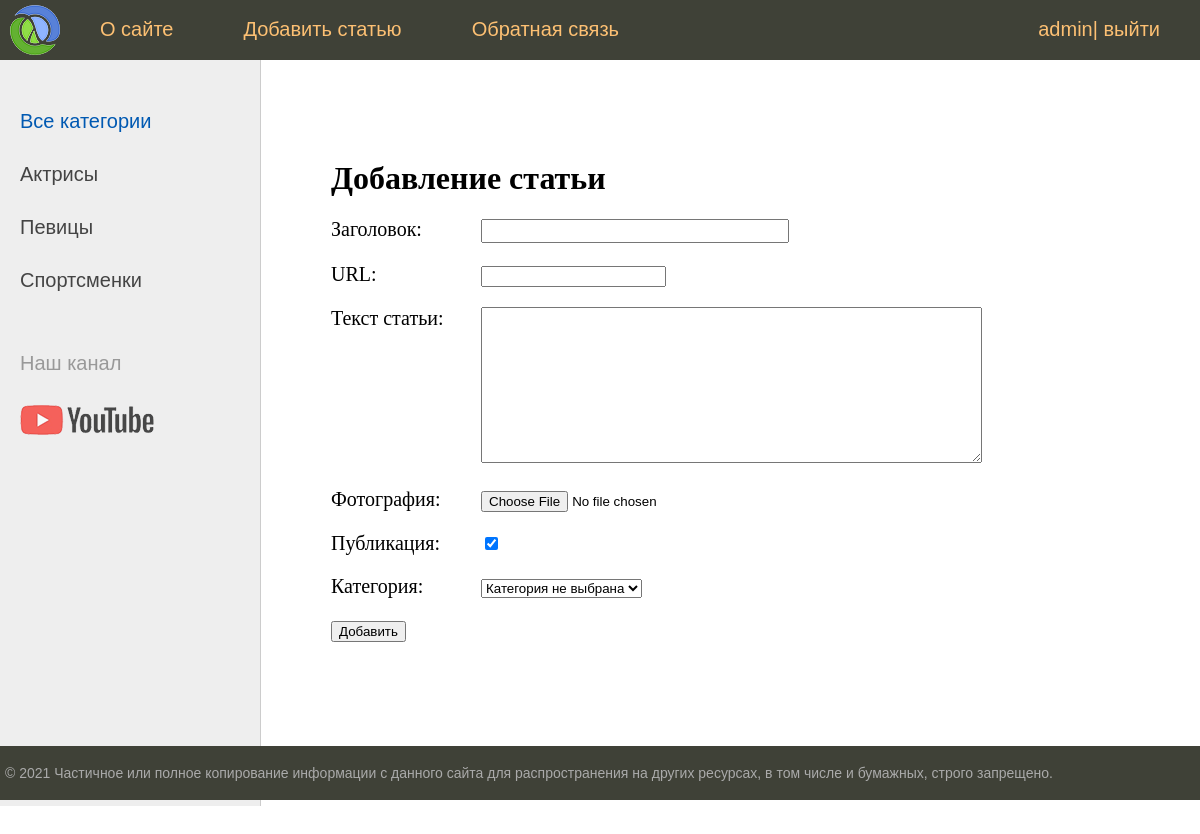
The page /blog/addpage/ (signed in) on the database its author committed.
### blog/models.py (models this page shows)
class Category(models.Model):
    name = models.CharField(max_length=100, db_index=True, verbose_name = 'Категория')
    slug = models.SlugField(max_length=255, unique=True, db_index=True, verbose_name="URL")
    def __str__(self):
        return self.name
    def get_absolute_url(self):
        return reverse('category', kwargs={'cat_slug': self.slug})
    class Meta:
        verbose_name = 'Категория'
        verbose_name_plural = 'Категория'
        ordering = ['id']

### blog/views.py (the view)
# urls.py: path('addpage/', AddPage.as_view(), name='add_page'),
class AddPage(LoginRequiredMixin, DataMixin,CreateView):
    form_class = AddPostForm
    template_name = 'blog/addpage.html'
    success_url = reverse_lazy('home')
    login_url = reverse_lazy('home')
    raise_exception = True
    def get_context_data(self, *, object_list=None, **kwargs):
        context = super().get_context_data(**kwargs)
        c_def = self.get_user_context(title="Добавление статьи")
        return dict(list(context.items()) + list(c_def.items()))

### blog/forms.py (shortened to what this page needs)
class AddPostForm(forms.ModelForm):
    def __init__(self, *args, **kwargs):
        super().__init__(*args, **kwargs)
        self.fields['cat'].empty_label = "Категория не выбрана"
    class Meta:
        model = Blog
        fields = ['title', 'slug', 'content','photo', 'is_published', 'cat']
        widgets = {
            'title': forms.TextInput(attrs={'class':'form-input'}),
            'content': forms.Textarea(attrs={'cols':60, 'rowa':10})
        }

### blog/utils.py (called while the page is built)
        def get_user_context(self, **kwargs):
                context = kwargs
                cats = Category.objects.annotate(Count('blog'))
                user_menu = menu.copy()
                if not self.request.user.is_authenticated:
                        user_menu.pop(1)
                context['menu']=user_menu
                context['cats'] = cats
                if 'cat_selected' not in context:
                        context['cat_selected'] = 0
                return context

### blog/templates/blog/addpage.html (shortened to what this page needs)
{% extends 'blog/base.html'%}
{% block content%}
<h1> {{title}}</h1>
<form action="{% url 'add_page' %}" method="post" enctype="multipart/form-data">
     {% for f in form %}
    <p><label class="form-label" for="{{f.id_for_label}}">{{f.label}}:</label>{{f}}</p>
    {% endfor %}
    <button type="submit"> Добавить </button>
</form>
{% endblock%}

### blog/templates/blog/base.html (shortened to what this page needs)
{% load static %}
{% load blog_tags %}
<!DOCTYPE html>
<html>
<head>
	<link type="text/css" href="{% static 'blog/css/styles.css' %}" rel="stylesheet" />
</head>
<body>
<table class="table-page" border=0 cellpadding="0" cellspacing="0">
<tr><td valign=top>
{% block mainmenu %}
		<div class="header">
			<ul id="mainmenu" class="mainmenu">
			<li class="logo"><a href="{% url 'home' %}"><div class="logo"></div></a></li>
{% for m in menu %}
	<li><a href="{% url m.url_name %}">{{m.title}}</a> </li>
{% endfor %}
			{%if request.user.is_authenticated %}
				<li class="last">{{user.username}}|	<a href="{% url 'logout' %}">выйти</a></li>
			{% else %}
				<li class="last"><a href="{% url 'register' %}">Регистрация</a>|	<a href="{% url 'login' %}">войти</a></li>
			{% endif %}
			</ul>
		</div>
{% endblock mainmenu %}
<table class="table-content" border=0 cellpadding="0" cellspacing="0">
<tr>
	<td valign="top" class="left-chapters">
	<ul id="leftchapters">
{% if cat_selected == 0 %}
		<li class="selected">Все категории</li>
{% else %}
		<li><a href="{% url 'home' %}">Все категории</a></li>
{% endif %}
{% for c in cats %}
{% if c.blog__count > 0 %}
	{% if c.pk == cat_selected %}
		<li class="selected">{{c.name}}</li>
	{% else %}
		<li><a href="{{ c.get_absolute_url }}">{{c.name}}</a></li>
	{% endif %}
{% endif %}
{% endfor %}
		<li class="share">
		<p>Наш канал</p>
		<a class="share-yt" href="https://www.youtube.com/channel/UClJzWfGWuGJL2t-3dYKcHTA/playlists" target="_blank" rel="nofollow"></a>
		</li>
	</ul>
</td>
<td valign="top" class="content">
	<div class="content-text">
{% block content %}
{% endblock %}
	</div>
</td></tr></table>
</td></tr>
<tr><td valign=top>
	<div id="footer">
		<p>&copy; 2021 Частичное или полное копирование информации с данного сайта для распространения на других ресурсах, в том числе и бумажных, строго запрещено.</p>
	</div>
</td></tr></table>
</body>
</html>

### blog/static/blog/css/styles.css (style rules this page uses)
html, body { font-family: 'Arial'; margin: 0; padding: 0; height: 100%; width: 100%; color: #444; }
a { color: #0059b2; text-decoration: none; }
.table-page { width: 100%; height: 100%; vertical-align: top; }
.table-page tr { height: 100%; }
.header { background: #3F4137; height: 60px; }
.logo { background: url('../images/logo.png') no-repeat 10px 5px; width: 70px; height: 60px; }
ul.mainmenu { list-style: none; margin: 0; padding: 0; height: 60px; color: #fdc073; font-size: 20px; overflow: hidden; }
ul.mainmenu li { float: left; margin: 18px 40px 0 30px; }
ul.mainmenu li.logo { margin: 0; }
ul.mainmenu li.last { float: right; }
ul.mainmenu li a { color: #fdc073; text-decoration: none; }
.table-content { width: 100%; min-height: 100%; height: 100%; }
.left-chapters { margin: 0; background: #eee; border-right: 1px solid #ccc; min-height: 100%; }
.left-chapters ul { width: 230px; min-height: 100%; margin: 0; padding: 20px 10px 10px 20px; list-style: none; font-size: 20px; }
.left-chapters ul li { margin: 30px 0 0 0; color: #999; }
.left-chapters ul li.selected { color: #0059b2; }
.left-chapters ul li a { color: #444; text-decoration: none; }
.left-chapters ul li.share { margin: 60px 0 0 0; }
.left-chapters ul li.share p { margin: 30px 0 30px 0; }
.left-chapters ul li.share a { display: inline-block; width: 40px; height: 40px; margin: 0 20px 0 0; }
.left-chapters ul li.share a.share-yt { width: 100%; height: 30px; background: url('../images/share_yt.png') no-repeat 0 0 }
.content { padding: 40px 20px 20px 40px; width: 100%; box-sizing: border-box; }
.content-text { margin: 60px 0 0 30px; color: #000; font-size: 20px; font-family: Yandex Sans Display Light; }
.content-text h1 { font-size: 32px; }
#footer { box-sizing: border-box; background: #3F4137; padding: 5px; color: #aaa; font-size: 14px; font-family: Verdana, Geneva, Arial, Helvetica; text-align: left; overflow: hidden; }
.form-input { width: 300px; font-size: 16px; }
.form-label { display: inline-block; min-width: 150px; vertical-align: top; }

### rows shown on the page
Category: name "Актрисы"
Category: name "Певицы"
Category: name "Спортсменки"

### other values the page prints
{{ m.title }} "О сайте" "Добавить статью" "Обратная связь"
{{ user.username }} "admin"
{{ title }} "Добавление статьи"
{{ f.label }} "Заголовок" "URL" "Текст статьи" "Фотография" "Публикация" "Категория"
